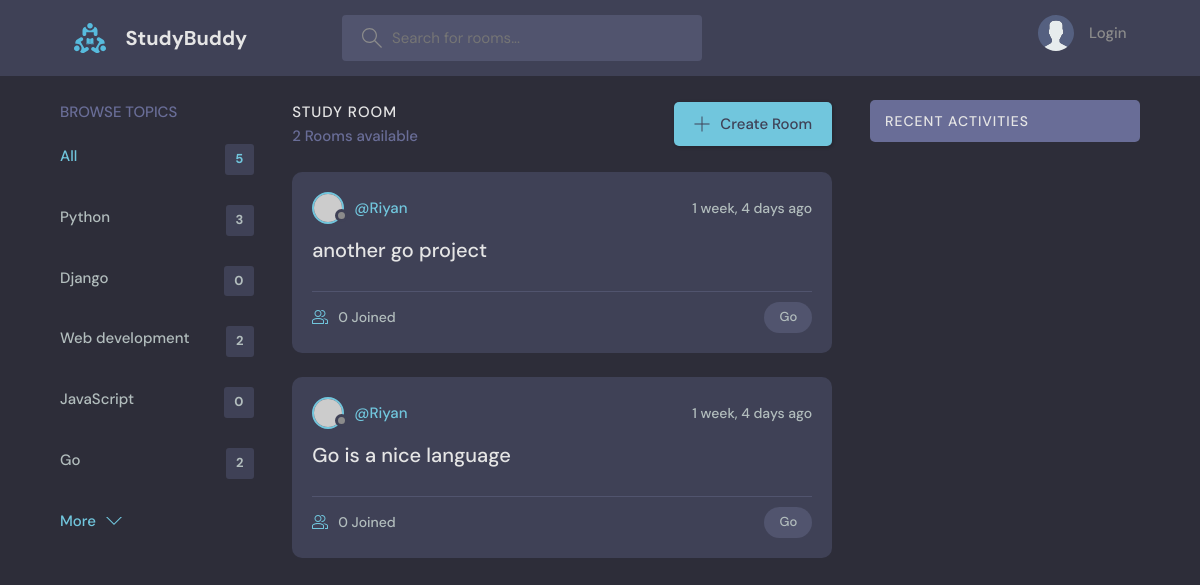
The app's page /?q=Go, older data.
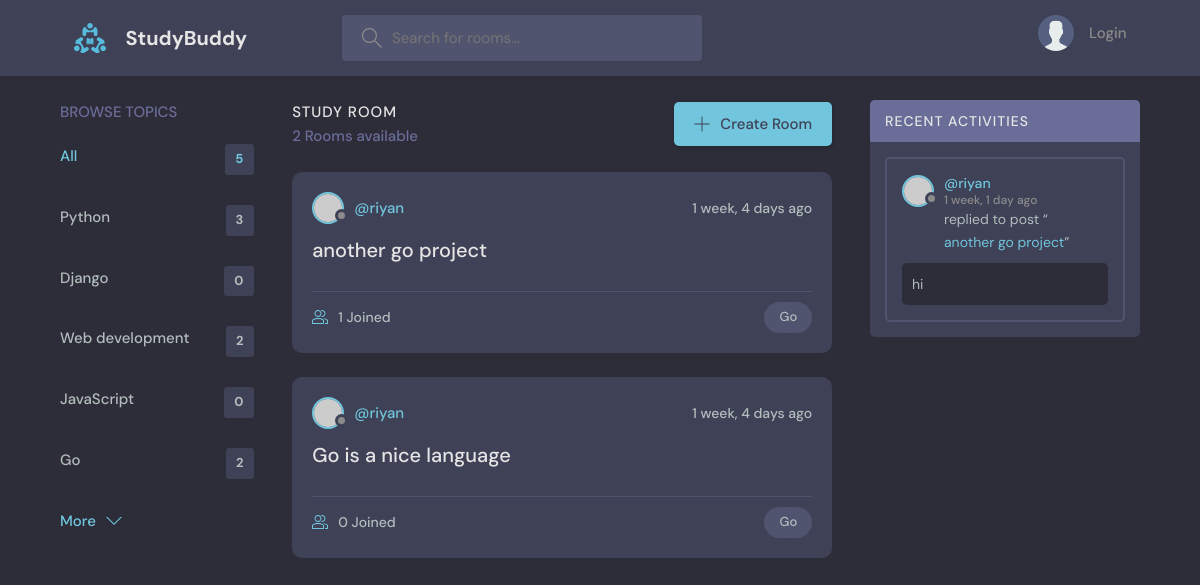
The same page, newer data.
### base/models.py (models this page shows, shortened)
class Topic(models.Model):
    name = models.CharField(max_length=200)

class Room(models.Model):
    host = models.ForeignKey(User, on_delete=models.SET_NULL, null=True)
    topic = models.ForeignKey(Topic, on_delete=models.SET_NULL, null=True)
    name = models.CharField(max_length=200)
    description = models.TextField(null=True, blank=True)
    participants = models.ManyToManyField(
        User, related_name="participants", blank=True)
    updated = models.DateTimeField(auto_now=True)
    created = models.DateTimeField(auto_now_add=True)
    class Meta:
        ordering = ['-updated', '-created']
    def __str__(self):
        return self.name

class Message(models.Model):
    user = models.ForeignKey(User, on_delete=models.CASCADE)
    room = models.ForeignKey(Room, on_delete=models.CASCADE)
    body = models.TextField()
    updated = models.DateTimeField(auto_now=True)
    created = models.DateTimeField(auto_now_add=True)
    class Meta:
        ordering = ['-updated', '-created']

### base/views.py (the view)
# urls.py: path("", views.home, name="home"),
def home(request):
    q = request.GET.get('q') if request.GET.get('q') != None else ""
    rooms = Room.objects.filter(
        Q(topic__name__icontains=q) |
        Q(name__icontains=q) |
        Q(description__icontains=q)
    )
    topics = Topic.objects.all()[0:5]
    room_count = rooms.count()
    room_messages = Message.objects.filter(Q(room__topic__name__icontains=q))
    context = {
        'rooms': rooms,
        'topics': topics,
        'room_count': room_count,
        'room_messages': room_messages
    }
    return render(request, 'base/home.html', context)

### base/templates/base/home.html (shortened to what this page needs)
{% extends 'main.html' %} {% block content %}
<main class="layout layout--3">
  <div class="container">
    {% include 'base/topics_component.html' %}
    <div class="roomList">
      <div class="roomList__header">
        <div>
          <h2>Study Room</h2>
          <p>{{ room_count }} Rooms available</p>
        </div>
        <a class="btn btn--main" href="{% url 'create-room' %}">
          <svg
            version="1.1"
            xmlns="http://www.w3.org/2000/svg"
            width="32"
            height="32"
            viewBox="0 0 32 32"
          >
            <title>add</title>
            <path
              d="M16.943 0.943h-1.885v14.115h-14.115v1.885h14.115v14.115h1.885v-14.115h14.115v-1.885h-14.115v-14.115z"
            ></path>
          </svg>
          Create Room
        </a>
      </div>
      {% include 'base/feed_component.html' %}
    </div>
    {% include 'base/activity_component.html' %}
  </div>
</main>
{% endblock %}

### base/templates/base/topics_component.html
<div class="topics">
  <div class="topics__header">
    <h2>Browse Topics</h2>
  </div>
  <ul class="topics__list">
    <li>
      <a href="{% url 'home' %}" class="active"
        >All <span>{{ topics.count }}</span></a
      >
    </li>
    {% for topic in topics %}
    <li>
      <a href="{% url 'home' %}?q={{ topic.name }}"
        >{{ topic.name }} <span>{{ topic.room_set.all.count }}</span></a
      >
    </li>
    {% endfor %}
  </ul>
  <a class="btn btn--link" href="{% url 'topics' %}">
    More
    <svg
      version="1.1"
      xmlns="http://www.w3.org/2000/svg"
      width="32"
      height="32"
      viewBox="0 0 32 32"
    >
      <title>chevron-down</title>
      <path d="M16 21l-13-13h-3l16 16 16-16h-3l-13 13z"></path>
    </svg>
  </a>
</div>

### base/templates/base/feed_component.html (shortened to what this page needs)
{% for room in rooms %}
<div class="roomListRoom">
  <div class="roomListRoom__header">
    <a
      href="{% url 'user-profile' room.host.id %}"
      class="roomListRoom__author"
    >
      <div class="avatar avatar--small">
        <img src="https://randomuser.me/api/portraits/women/11.jpg" />
      </div>
      <span>@{{ room.host.username }}</span>
    </a>
    <div class="roomListRoom__actions">
      <span>{{ room.created | timesince }} ago</span>
    </div>
  </div>
  <div class="roomListRoom__content">
    <a href="{% url 'room' room.id %}">{{ room.name }}</a>
  </div>
  <div class="roomListRoom__meta">
    <a href="{% url 'room' room.id %}" class="roomListRoom__joined">
      {{ room.participants.all.count }} Joined
    </a>
    <p class="roomListRoom__topic">{{ room.topic.name }}</p>
  </div>
</div>
{% endfor %}

### base/templates/base/activity_component.html (shortened to what this page needs)
<div class="activities">
  <div class="activities__header">
    <h2>Recent Activities</h2>
  </div>
  {% for message in room_messages %}
  <div class="activities__box">
    <div class="activities__boxHeader roomListRoom__header">
      <a
        href="{% url 'user-profile' message.user.id %}"
        class="roomListRoom__author"
      >
        <div class="avatar avatar--small">
          <img src="https://randomuser.me/api/portraits/women/11.jpg" />
        </div>
        <p>
          @{{ message.user }}
          <span>{{ message.created | timesince }} ago</span>
        </p>
      </a>
    </div>
    <div class="activities__boxContent">
      <p>
        replied to post “<a href="{% url 'room' message.room.id %}"
          >{{ message.room }}</a
        >”
      </p>
      <div class="activities__boxRoomContent">{{ message.body }}</div>
    </div>
  </div>
  {% endfor %}
</div>

Row changes from the older to the newer data that the page shows:
changed through a linked row, Room "another go project": host.username "Riyan" → "riyan"; participants.all.count "0" → "1"
changed through a linked row, Room "Go is a nice language": host.username "Riyan" → "riyan"
added Message: user "riyan", created "1 week, 1 day", room "another go project", body "hi"
